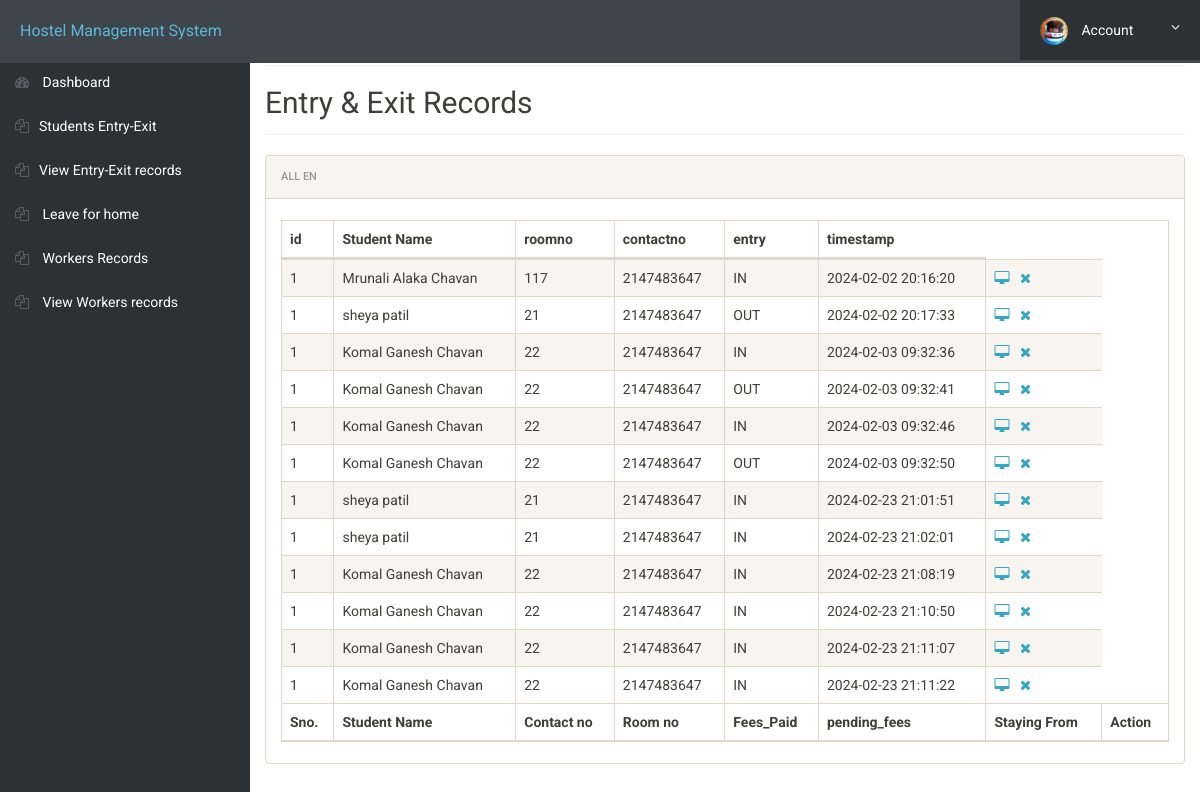
Page /hostel/guard/entry-exit.php (signed in) on the committed database.
### tables this page shows
CREATE TABLE `gate` (
  `id` int(11) NOT NULL,
  `firstName` varchar(30) NOT NULL,
  `middleName` varchar(30) NOT NULL,
  `lastName` varchar(30) NOT NULL,
  `roomno` int(11) NOT NULL,
  `contactno` int(11) NOT NULL,
  `entry` varchar(10) NOT NULL,
  `timestamp` varchar(40) NOT NULL
);

### hostel/guard/entry-exit.php (the view, shortened to what this page needs)
<?php
include('includes/config.php');
?>
<!doctype html>
<html lang="en" class="no-js">
<head>
	<link rel="stylesheet" href="css/font-awesome.min.css">
	<link rel="stylesheet" href="css/bootstrap.min.css">
	<link rel="stylesheet" href="css/dataTables.bootstrap.min.css">
	<link rel="stylesheet" href="css/bootstrap-social.css">
	<link rel="stylesheet" href="css/bootstrap-select.css">
	<link rel="stylesheet" href="css/fileinput.min.css">
	<link rel="stylesheet" href="css/awesome-bootstrap-checkbox.css">
	<link rel="stylesheet" href="css/style.css">
</head>
<body>
	<?php include('includes/header.php');?>
	<div class="ts-main-content">
			<?php include('guard-sidebar.php');?>
		<div class="content-wrapper">
			<div class="container-fluid">
				<div class="row">
					<div class="col-md-12">
						<h2 class="page-title">
				Entry & Exit Records
						</h2>
						<div class="panel panel-default">
							<div class="panel-heading">All en</div>
							<div class="panel-body">
								<table id="zctb" class="display table table-striped table-bordered table-hover" cellspacing="0" width="100%">
									<thead>
										<tr>
											<th>id</th>
											<th> Student Name</th>
											<th>roomno</th>
											<th>contactno</th>
											<th>entry </th>
											<th>timestamp</th>
										</tr>
									</thead>
									<tfoot>
										<tr>
											<th>Sno.</th>
											<th>Student Name</th>
											<th>Contact no </th>
											<th>Room no  </th>
											<th>Fees_Paid </th>
											<th>pending_fees</th>
											<th>Staying From </th>
											<th>Action</th>
										</tr>
									</tfoot>
									<tbody>
										<?php
	$id = $_SESSION['id'];
	$ret = "SELECT * FROM gate";
	$stmt = $mysqli->prepare($ret);
	$stmt->execute();
	$res = $stmt->get_result();
	while ($row = $res->fetch_object()) {
	    ?>
	    <tr>
	        <td><?php echo $id; ?></td>
	        <td><?php echo $row->firstName . ' ' . $row->middleName . ' ' . $row->lastName; ?></td>
          <td><?php echo $row->roomno; ?></td>
	        <td><?php echo $row->contactno; ?></td>
	        <td><?php echo $row->entry; ?></td>
	        <td><?php echo $row->timestamp; ?></td>
	        <td>
	            <a href="javascript:void(0);" onClick="popUpWindow('http://localhost/hostel/admin/full-profile.php?id=<?php echo $row->id; ?>');" title="View Full Details"><i class="fa fa-desktop"></i></a>&nbsp;&nbsp;
	            <a href="manage-students.php?del=<?php echo $row->id; ?>" title="Delete Record" onclick="return confirm('Do you want to delete?');"><i class="fa fa-close"></i></a>
	        </td>
	    </tr>
	    <?php
	}
	?>
									</tbody>
								</table>
							</div>
						</div>
					</div>
				</div>
			</div>
		</div>
	</div>
</body>
</html>

### hostel/guard/css/style.css (style rules this page uses)
html { font-size: 14px; }
@media only screen and (min-width: 480px) { html { font-size: 17px; } }
@media only screen and (min-width: 768px) { html { font-size: 14px; } }
body { font-size: 1em; }
a { color: #37a6c4; }
.panel { overflow: hidden; }
.page-title { padding-bottom: 15px; margin-bottom: 20px; border-bottom: 1px solid #f0f0f0; }
.ts-main-content .content-wrapper { padding-top: 15px; margin-top: 10px; }
@media only screen and (min-width: 992px) { .ts-main-content .content-wrapper { margin-left: 250px; } }

### rows in the picture
gate: firstName "Mrunali", middleName "Alaka", lastName "Chavan", roomno "117", contactno "2147483647", entry "IN", timestamp "2024-02-02 20:16:20"
gate: firstName "sheya", lastName "patil", roomno "21", contactno "2147483647", entry "OUT", timestamp "2024-02-02 20:17:33"
gate: firstName "Komal", middleName "Ganesh", lastName "Chavan", roomno "22", contactno "2147483647", entry "IN", timestamp "2024-02-03 09:32:36"
gate: firstName "Komal", middleName "Ganesh", lastName "Chavan", roomno "22", contactno "2147483647", entry "OUT", timestamp "2024-02-03 09:32:41"
gate: firstName "Komal", middleName "Ganesh", lastName "Chavan", roomno "22", contactno "2147483647", entry "IN", timestamp "2024-02-03 09:32:46"
gate: firstName "Komal", middleName "Ganesh", lastName "Chavan", roomno "22", contactno "2147483647", entry "OUT", timestamp "2024-02-03 09:32:50"
gate: firstName "sheya", lastName "patil", roomno "21", contactno "2147483647", entry "IN", timestamp "2024-02-23 21:01:51"
gate: firstName "sheya", lastName "patil", roomno "21", contactno "2147483647", entry "IN", timestamp "2024-02-23 21:02:01"
gate: firstName "Komal", middleName "Ganesh", lastName "Chavan", roomno "22", contactno "2147483647", entry "IN", timestamp "2024-02-23 21:08:19"
gate: firstName "Komal", middleName "Ganesh", lastName "Chavan", roomno "22", contactno "2147483647", entry "IN", timestamp "2024-02-23 21:10:50"
gate: firstName "Komal", middleName "Ganesh", lastName "Chavan", roomno "22", contactno "2147483647", entry "IN", timestamp "2024-02-23 21:11:07"
gate: firstName "Komal", middleName "Ganesh", lastName "Chavan", roomno "22", contactno "2147483647", entry "IN", timestamp "2024-02-23 21:11:22"
